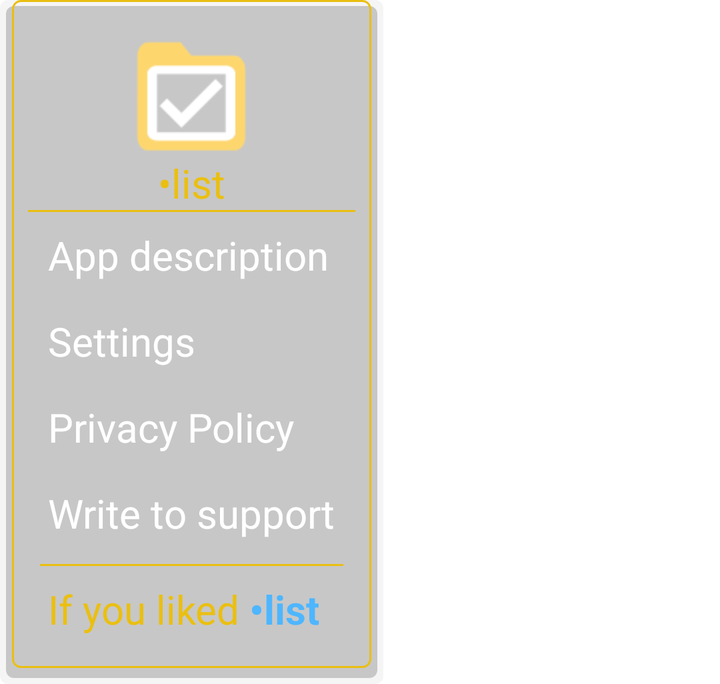
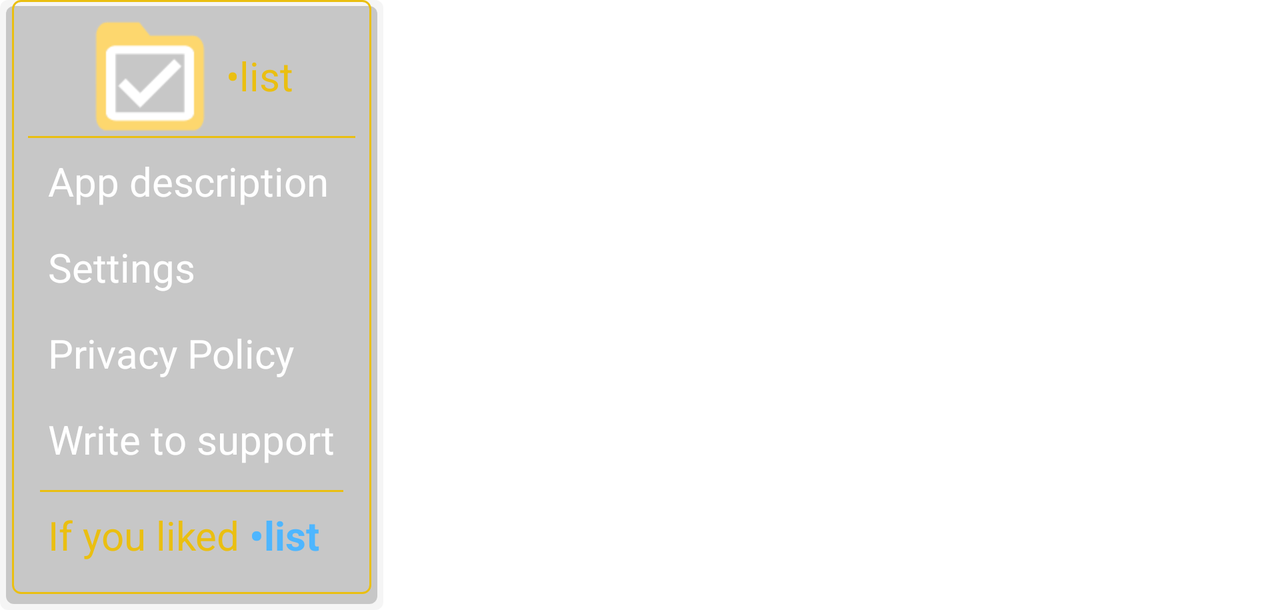

First picture: res/layout/ on a phone held upright. Second picture: the repository's own variant of that layout, on a device whose configuration matches the variant's folder. Source for both follows.
<!-- AndroidManifest.xml: application theme Base.Theme.PlaylistMakerWhite -->
<!-- res/layout/fragment_main_menu.xml -->
<?xml version="1.0" encoding="utf-8"?>
<FrameLayout xmlns:android="http://schemas.android.com/apk/res/android"
    xmlns:app="http://schemas.android.com/apk/res-auto"
    xmlns:tools="http://schemas.android.com/tools"
    android:id="@+id/mainMenuFragment"
    android:layout_width="wrap_content"
    android:layout_height="wrap_content"
    android:background="@drawable/shadow"
    android:paddingHorizontal="6dp"
    android:paddingBottom="8dp"
    tools:context=".main.ui.fragments.MainMenuFragment">

    <LinearLayout
        android:layout_width="match_parent"
        android:layout_height="wrap_content"
        android:orientation="vertical"
        android:background="@drawable/floatinf_bar"
        android:padding="8dp">

        <ImageView
            android:layout_width="60dp"
            android:layout_height="60dp"
            android:scaleType="centerCrop"
            android:layout_gravity="center_horizontal"
            android:layout_marginTop="10dp"
            android:scaleX="2"
            android:scaleY="2"
            android:src="@drawable/ic_launcher_foreground"
            tools:ignore="ContentDescription"/>

        <TextView
            android:id="@+id/tv_version"
            android:layout_width="wrap_content"
            android:layout_height="wrap_content"
            android:layout_gravity="center_horizontal"
            android:text="@string/app_name"
            android:textColor="@color/yellow_dir"
            android:textSize="20sp"/>

        <View
            android:layout_width="match_parent"
            android:layout_height="1dp"
            android:background="@color/yellow_dir"/>

        <TextView
            android:id="@+id/tv_description"
            android:text="@string/description"
            app:drawableStartCompat="@drawable/ic_desc"
            style="@style/TVMainMenu"/>

        <TextView
            android:id="@+id/tv_settings"
            android:text="@string/set_string"
            app:drawableStartCompat="@drawable/ic_settings"
            style="@style/TVMainMenu"/>

        <TextView
            android:id="@+id/tv_privacy_policy"
            android:layout_width="wrap_content"
            android:text="@string/privacy_policy"
            app:drawableStartCompat="@drawable/ic_privacy_policy"
            style="@style/TVMainMenu"/>

        <TextView
            android:id="@+id/tv_feedback"
            android:text="@string/feedback"
            app:drawableStartCompat="@drawable/ic_feedback"
            style="@style/TVMainMenu"/>

        <View
            android:layout_width="match_parent"
            android:layout_height="1dp"
            android:layout_marginTop="4dp"
            android:layout_marginHorizontal="6dp"
            android:background="@color/yellow_dir"/>

        <TextView
            android:id="@+id/tv_like"
            android:text="@string/like_string"
            app:drawableStartCompat="@drawable/ic_star"
            android:textColor="@color/yellow_dir"
            style="@style/TVMainMenu"/>
    </LinearLayout>
</FrameLayout>
<!-- resources referenced by this layout -->
<resources>
  <color name="yellow_dir">#eabf11</color>
  <!-- drawable floatinf_bar (drawable) -->
  <?xml version="1.0" encoding="UTF-8"?>
  <shape xmlns:android="http://schemas.android.com/apk/res/android"
      android:shape="rectangle">
      <corners android:radius="4dp"/>
      <stroke android:color="@color/yellow_dir"
          android:width="1dp"/>
      <solid android:color="?attr/colorBar" />
  </shape>
  <!-- drawable ic_privacy_policy (drawable-anydpi) -->
  <vector xmlns:android="http://schemas.android.com/apk/res/android"
      android:width="24dp"
      android:height="24dp"
      android:viewportWidth="24"
      android:viewportHeight="24">
      <path
          android:fillColor="@color/yellow_dir"
          android:pathData="M12,3.19l7,3.11V11c0,4.52 -2.98,8.69 -7,9.93C7.98,19.69 5,15.52 5,11V6.3L12,3.19M12,1L3,5v6c0,5.55 3.84,10.74 9,12c5.16,-1.26 9,-6.45 9,-12V5L12,1L12,1zM11,7h2v2h-2V7zM11,11h2v6h-2V11z"/>
  </vector>
  <!-- drawable ic_star (drawable-anydpi) -->
  <vector xmlns:android="http://schemas.android.com/apk/res/android"
      android:width="24dp"
      android:height="24dp"
      android:viewportWidth="960"
      android:viewportHeight="960">
    <group
        android:scaleX="1.15"
        android:scaleY="1.15"
        android:translateX="-73"
        android:translateY="-50">
      <path
          android:fillColor="@color/yellow_dir"
          android:pathData="M354,673L480,597L606,674L573,530L684,434L538,421L480,285L422,420L276,433L387,530L354,673ZM233,840L298,559L80,370L368,345L480,80L592,345L880,370L662,559L727,840L480,691L233,840ZM480,490L480,490L480,490L480,490L480,490L480,490L480,490L480,490L480,490L480,490Z"/>
    </group>
  </vector>
  <!-- drawable shadow (drawable) -->
  <?xml version="1.0" encoding="utf-8"?>
  <layer-list xmlns:android="http://schemas.android.com/apk/res/android">
      
      <item
          >
          <shape
              android:shape="rectangle">
              <corners android:radius="4dp"/>
              <solid android:color="#0a000000"/>
          </shape>
      </item>
      <item
          android:left="3dp"
          android:right="3dp"
          android:top="3dp"
          android:bottom="3dp">
          <shape
              android:shape="rectangle">
              <corners android:radius="4dp"/>
              <solid android:color="#30000000"/>
          </shape>
      </item>
  </layer-list>
  <string name="app_name">\u2022list</string>
  <string name="description">App description</string>
  <string name="feedback">Write to support</string>
  <string name="like_string">If you liked <font color="#4eb6ff"><b>\u2022list</b></font></string>
  <string name="privacy_policy">Privacy Policy</string>
  <string name="set_string">Settings</string>
  <style name="TVMainMenu">
          <item name="android:layout_width">wrap_content</item>
          <item name="android:layout_height">wrap_content</item>
          <item name="android:layout_marginHorizontal">10dp</item>
          <item name="android:paddingVertical">8dp</item>
          <item name="android:gravity">start|center_vertical</item>
          <item name="android:textColor">@color/white</item>
          <item name="android:textSize">20sp</item>
          <item name="android:drawablePadding">10dp</item>
          <item name="android:clickable">true</item>
          <item name="android:foreground">?attr/selectableItemBackground</item>
      </style>
  <color name="white">#FFFFFFFF</color>
</resources>
<!-- res/layout-land/fragment_main_menu.xml (the repository's variant of the layout above) -->
<!-- drawn on the phone turned sideways -->
<?xml version="1.0" encoding="utf-8"?>
<FrameLayout xmlns:android="http://schemas.android.com/apk/res/android"
    xmlns:app="http://schemas.android.com/apk/res-auto"
    xmlns:tools="http://schemas.android.com/tools"
    android:id="@+id/mainMenuFragment"
    android:layout_width="wrap_content"
    android:layout_height="wrap_content"
    android:background="@drawable/shadow"
    android:paddingHorizontal="6dp"
    android:paddingBottom="8dp"
    tools:context=".main.ui.fragments.MainMenuFragment">

    <LinearLayout
        android:layout_width="match_parent"
        android:layout_height="wrap_content"
        android:orientation="vertical"
        android:background="@drawable/floatinf_bar"
        android:padding="8dp">

        <LinearLayout
            android:layout_width="match_parent"
            android:layout_height="match_parent"
            android:orientation="horizontal"
            android:gravity="center_horizontal">

            <ImageView
                android:layout_width="60dp"
                android:layout_height="60dp"
                android:scaleType="centerCrop"
                android:layout_gravity="center_horizontal"
                android:scaleX="2"
                android:scaleY="2"
                android:src="@drawable/ic_launcher_foreground"
                tools:ignore="ContentDescription"/>

            <TextView
                android:id="@+id/tv_version"
                android:layout_width="wrap_content"
                android:layout_height="wrap_content"
                android:layout_gravity="center_vertical"
                android:layout_marginStart="8dp"
                android:text="@string/app_name"
                android:textColor="@color/yellow_dir"
                android:textSize="20sp"/>

        </LinearLayout>

        <View
            android:layout_width="match_parent"
            android:layout_height="1dp"

            android:background="@color/yellow_dir"/>

        <LinearLayout
            android:layout_width="wrap_content"
            android:layout_height="wrap_content"
            android:orientation="vertical">

            <TextView
                android:id="@+id/tv_description"
                android:text="@string/description"
                app:drawableStartCompat="@drawable/ic_desc"
                style="@style/TVMainMenu"/>

            <TextView
                android:id="@+id/tv_settings"
                android:text="@string/set_string"
                app:drawableStartCompat="@drawable/ic_settings"
                style="@style/TVMainMenu"/>

            <TextView
                android:id="@+id/tv_privacy_policy"
                android:layout_width="wrap_content"
                android:text="@string/privacy_policy"
                app:drawableStartCompat="@drawable/ic_privacy_policy"
                style="@style/TVMainMenu"/>

            <TextView
                android:id="@+id/tv_feedback"
                android:text="@string/feedback"
                app:drawableStartCompat="@drawable/ic_feedback"
                style="@style/TVMainMenu"/>

            <View
                android:layout_width="match_parent"
                android:layout_height="1dp"
                android:layout_marginHorizontal="6dp"
                android:layout_marginTop="4dp"
                android:background="@color/yellow_dir"/>

            <TextView
                android:id="@+id/tv_like"
                android:text="@string/like_string"
                app:drawableStartCompat="@drawable/ic_star"
                android:textColor="@color/yellow_dir"
                style="@style/TVMainMenu"/>
        </LinearLayout>
    </LinearLayout>
</FrameLayout>
